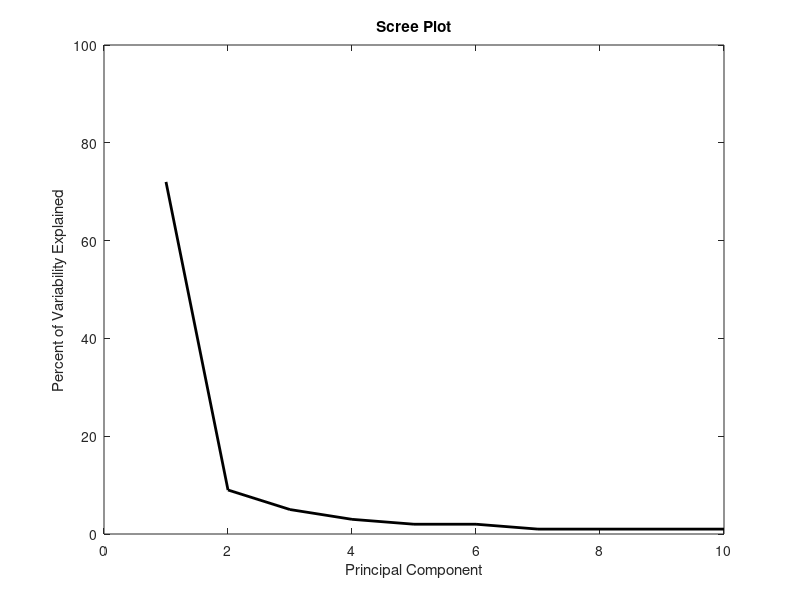

MATLAB code for this plot:
numclusters = 1:10;
percvarexplained = [72,9,5,3,2,2,1,1,1,1];
plot(numclusters,percvarexplained,'LineWidth',2,'Color','k')
title('Scree Plot')
xlabel('Principal Component')
ylabel('Percent of Variability Explained')
ylim([0 100])